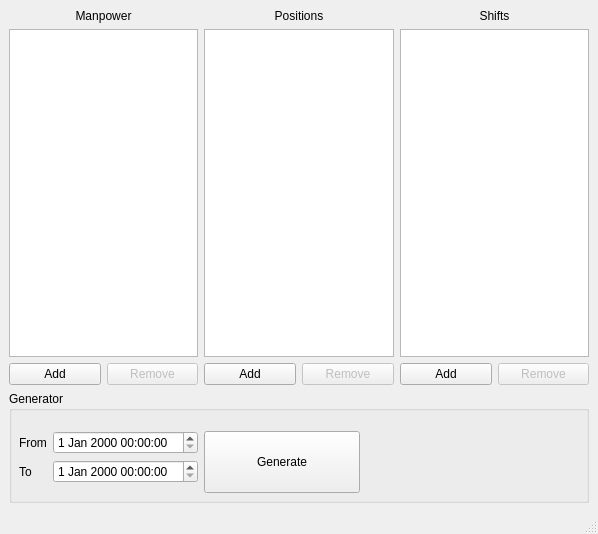
<?xml version="1.0" encoding="UTF-8"?>
<ui version="4.0">
 <class>Shavzak</class>
 <widget class="QMainWindow" name="Shavzak">
  <property name="geometry">
   <rect>
    <x>0</x>
    <y>0</y>
    <width>598</width>
    <height>534</height>
   </rect>
  </property>
  <property name="windowTitle">
   <string>Shavzak Tool</string>
  </property>
  <widget class="QWidget" name="centralwidget">
   <layout class="QVBoxLayout" name="verticalLayout_4">
    <item>
     <layout class="QHBoxLayout" name="horizontalLayout_5">
      <item>
       <layout class="QVBoxLayout" name="verticalLayout">
        <item>
         <widget class="QLabel" name="label">
          <property name="text">
           <string>Manpower</string>
          </property>
          <property name="alignment">
           <set>Qt::AlignCenter</set>
          </property>
         </widget>
        </item>
        <item>
         <widget class="QListWidget" name="manpowerList"/>
        </item>
        <item>
         <layout class="QHBoxLayout" name="horizontalLayout_2">
          <item>
           <widget class="QPushButton" name="addSoldierButton">
            <property name="text">
             <string>Add</string>
            </property>
           </widget>
          </item>
          <item>
           <widget class="QPushButton" name="removeSoldierButton">
            <property name="enabled">
             <bool>false</bool>
            </property>
            <property name="text">
             <string>Remove</string>
            </property>
           </widget>
          </item>
         </layout>
        </item>
       </layout>
      </item>
      <item>
       <layout class="QVBoxLayout" name="verticalLayout_2">
        <item>
         <widget class="QLabel" name="label_2">
          <property name="text">
           <string>Positions</string>
          </property>
          <property name="alignment">
           <set>Qt::AlignCenter</set>
          </property>
         </widget>
        </item>
        <item>
         <widget class="QListWidget" name="positionsList"/>
        </item>
        <item>
         <layout class="QHBoxLayout" name="horizontalLayout_3">
          <item>
           <widget class="QPushButton" name="addPositionButton">
            <property name="text">
             <string>Add</string>
            </property>
           </widget>
          </item>
          <item>
           <widget class="QPushButton" name="removePositionButton">
            <property name="enabled">
             <bool>false</bool>
            </property>
            <property name="text">
             <string>Remove</string>
            </property>
           </widget>
          </item>
         </layout>
        </item>
       </layout>
      </item>
      <item>
       <layout class="QVBoxLayout" name="verticalLayout_3">
        <item>
         <widget class="QLabel" name="label_3">
          <property name="text">
           <string>Shifts</string>
          </property>
          <property name="alignment">
           <set>Qt::AlignCenter</set>
          </property>
         </widget>
        </item>
        <item>
         <widget class="QListWidget" name="shiftsList"/>
        </item>
        <item>
         <layout class="QHBoxLayout" name="horizontalLayout_4">
          <item>
           <widget class="QPushButton" name="addShiftButton">
            <property name="text">
             <string>Add</string>
            </property>
           </widget>
          </item>
          <item>
           <widget class="QPushButton" name="removeShiftButton">
            <property name="enabled">
             <bool>false</bool>
            </property>
            <property name="text">
             <string>Remove</string>
            </property>
           </widget>
          </item>
         </layout>
        </item>
       </layout>
      </item>
     </layout>
    </item>
    <item>
     <widget class="QGroupBox" name="groupBox">
      <property name="sizePolicy">
       <sizepolicy hsizetype="Preferred" vsizetype="Minimum">
        <horstretch>0</horstretch>
        <verstretch>0</verstretch>
       </sizepolicy>
      </property>
      <property name="minimumSize">
       <size>
        <width>0</width>
        <height>112</height>
       </size>
      </property>
      <property name="title">
       <string>Generator</string>
      </property>
      <widget class="QWidget" name="layoutWidget">
       <property name="geometry">
        <rect>
         <x>10</x>
         <y>40</y>
         <width>341</width>
         <height>62</height>
        </rect>
       </property>
       <layout class="QHBoxLayout" name="horizontalLayout">
        <item>
         <layout class="QFormLayout" name="formLayout">
          <item row="0" column="0">
           <widget class="QLabel" name="label_4">
            <property name="text">
             <string>From</string>
            </property>
           </widget>
          </item>
          <item row="0" column="1">
           <widget class="QDateTimeEdit" name="fromDateTime"/>
          </item>
          <item row="1" column="0">
           <widget class="QLabel" name="label_5">
            <property name="text">
             <string>To</string>
            </property>
           </widget>
          </item>
          <item row="1" column="1">
           <widget class="QDateTimeEdit" name="toDateTime"/>
          </item>
         </layout>
        </item>
        <item>
         <widget class="QPushButton" name="generateButton">
          <property name="sizePolicy">
           <sizepolicy hsizetype="Minimum" vsizetype="Expanding">
            <horstretch>0</horstretch>
            <verstretch>0</verstretch>
           </sizepolicy>
          </property>
          <property name="text">
           <string>Generate</string>
          </property>
         </widget>
        </item>
       </layout>
      </widget>
     </widget>
    </item>
   </layout>
  </widget>
  <widget class="QMenuBar" name="menubar">
   <property name="geometry">
    <rect>
     <x>0</x>
     <y>0</y>
     <width>598</width>
     <height>22</height>
    </rect>
   </property>
  </widget>
  <widget class="QStatusBar" name="statusbar"/>
 </widget>
 <tabstops>
  <tabstop>manpowerList</tabstop>
  <tabstop>addSoldierButton</tabstop>
  <tabstop>removeSoldierButton</tabstop>
  <tabstop>positionsList</tabstop>
  <tabstop>addPositionButton</tabstop>
  <tabstop>removePositionButton</tabstop>
  <tabstop>shiftsList</tabstop>
  <tabstop>addShiftButton</tabstop>
  <tabstop>removeShiftButton</tabstop>
  <tabstop>fromDateTime</tabstop>
  <tabstop>toDateTime</tabstop>
  <tabstop>generateButton</tabstop>
 </tabstops>
 <resources/>
 <connections>
  <connection>
   <sender>addSoldierButton</sender>
   <signal>clicked()</signal>
   <receiver>Shavzak</receiver>
   <slot>addNewSoldier()</slot>
   <hints>
    <hint type="sourcelabel">
     <x>73</x>
     <y>373</y>
    </hint>
    <hint type="destinationlabel">
     <x>-39</x>
     <y>342</y>
    </hint>
   </hints>
  </connection>
  <connection>
   <sender>removeSoldierButton</sender>
   <signal>clicked()</signal>
   <receiver>Shavzak</receiver>
   <slot>removeSoldier()</slot>
   <hints>
    <hint type="sourcelabel">
     <x>155</x>
     <y>376</y>
    </hint>
    <hint type="destinationlabel">
     <x>-39</x>
     <y>310</y>
    </hint>
   </hints>
  </connection>
  <connection>
   <sender>addPositionButton</sender>
   <signal>clicked()</signal>
   <receiver>Shavzak</receiver>
   <slot>addNewPosition()</slot>
   <hints>
    <hint type="sourcelabel">
     <x>284</x>
     <y>369</y>
    </hint>
    <hint type="destinationlabel">
     <x>-56</x>
     <y>329</y>
    </hint>
   </hints>
  </connection>
  <connection>
   <sender>removePositionButton</sender>
   <signal>clicked()</signal>
   <receiver>Shavzak</receiver>
   <slot>removePosition()</slot>
   <hints>
    <hint type="sourcelabel">
     <x>363</x>
     <y>364</y>
    </hint>
    <hint type="destinationlabel">
     <x>624</x>
     <y>330</y>
    </hint>
   </hints>
  </connection>
  <connection>
   <sender>addShiftButton</sender>
   <signal>clicked()</signal>
   <receiver>Shavzak</receiver>
   <slot>addNewShift()</slot>
   <hints>
    <hint type="sourcelabel">
     <x>471</x>
     <y>369</y>
    </hint>
    <hint type="destinationlabel">
     <x>626</x>
     <y>320</y>
    </hint>
   </hints>
  </connection>
  <connection>
   <sender>removeShiftButton</sender>
   <signal>clicked()</signal>
   <receiver>Shavzak</receiver>
   <slot>removeShift()</slot>
   <hints>
    <hint type="sourcelabel">
     <x>545</x>
     <y>362</y>
    </hint>
    <hint type="destinationlabel">
     <x>636</x>
     <y>340</y>
    </hint>
   </hints>
  </connection>
  <connection>
   <sender>manpowerList</sender>
   <signal>doubleClicked(QModelIndex)</signal>
   <receiver>Shavzak</receiver>
   <slot>addNewSoldier()</slot>
   <hints>
    <hint type="sourcelabel">
     <x>56</x>
     <y>170</y>
    </hint>
    <hint type="destinationlabel">
     <x>-50</x>
     <y>168</y>
    </hint>
   </hints>
  </connection>
  <connection>
   <sender>positionsList</sender>
   <signal>doubleClicked(QModelIndex)</signal>
   <receiver>Shavzak</receiver>
   <slot>editPosition()</slot>
   <hints>
    <hint type="sourcelabel">
     <x>312</x>
     <y>120</y>
    </hint>
    <hint type="destinationlabel">
     <x>320</x>
     <y>-64</y>
    </hint>
   </hints>
  </connection>
  <connection>
   <sender>shiftsList</sender>
   <signal>doubleClicked(QModelIndex)</signal>
   <receiver>Shavzak</receiver>
   <slot>editShift()</slot>
   <hints>
    <hint type="sourcelabel">
     <x>528</x>
     <y>174</y>
    </hint>
    <hint type="destinationlabel">
     <x>640</x>
     <y>191</y>
    </hint>
   </hints>
  </connection>
 </connections>
 <slots>
  <slot>addNewSoldier()</slot>
  <slot>removeSoldier()</slot>
  <slot>editSoldier()</slot>
  <slot>addNewPosition()</slot>
  <slot>removePosition()</slot>
  <slot>editPosition()</slot>
  <slot>addNewShift()</slot>
  <slot>removeShift()</slot>
  <slot>editShift()</slot>
  <slot>selectionChanged()</slot>
 </slots>
</ui>
